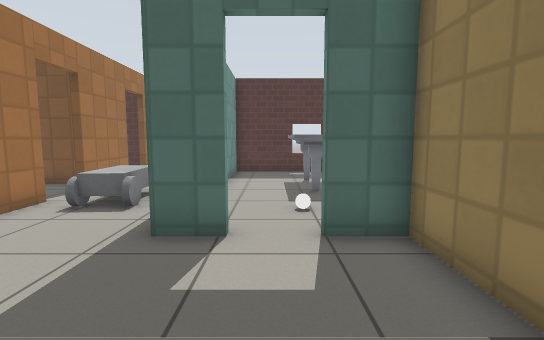
[1] (above)

22 first-person views from a walk through a world built for the Gazebo simulator. The camera is 0.9 m above the floor, tilts 6° down and sees 85° across. The floor is counted in squares, 0.5 m on a side. Each view is taken from the middle of a square. On the plan, view 1 faces up. The plan holds only what a view shows up to about 16 squares ahead; the rest is blank. Robots are left out. Simple patterns stand in for the simulator's built-in surfaces.

[2]
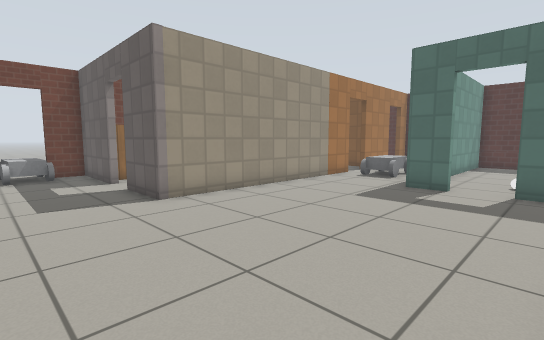

[3]
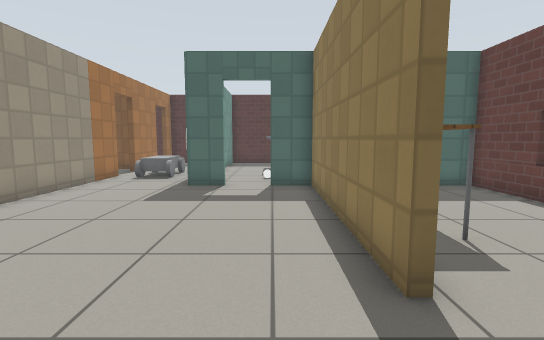

[4]
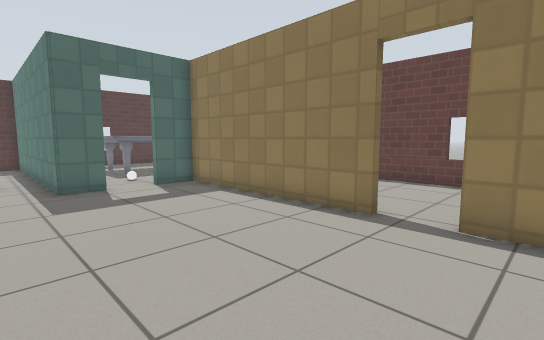

[5]
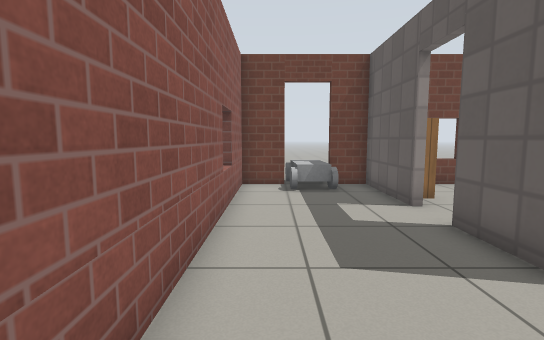

[6]
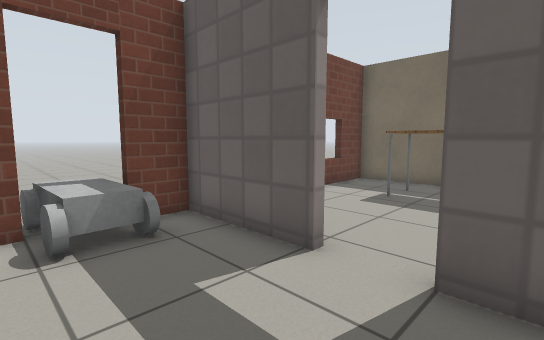

[7]
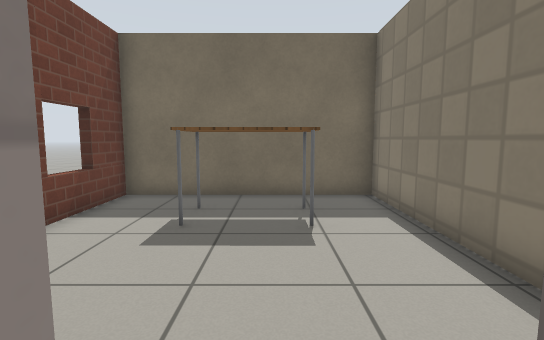

[8]
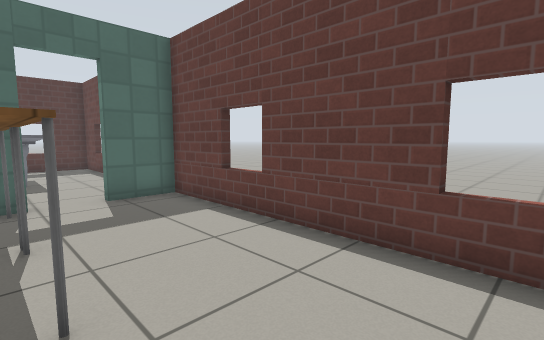

[9]
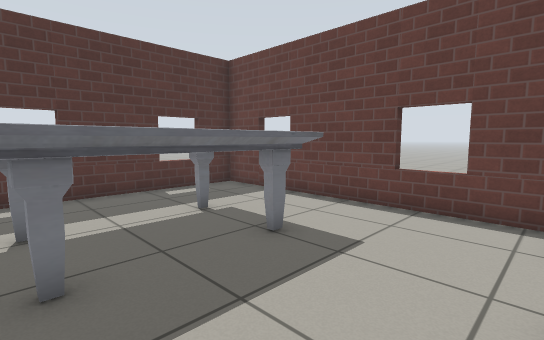

[10]
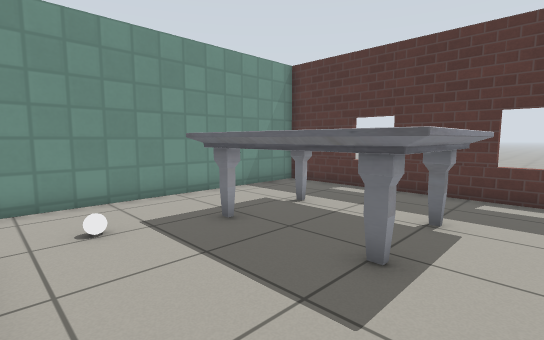

[11]
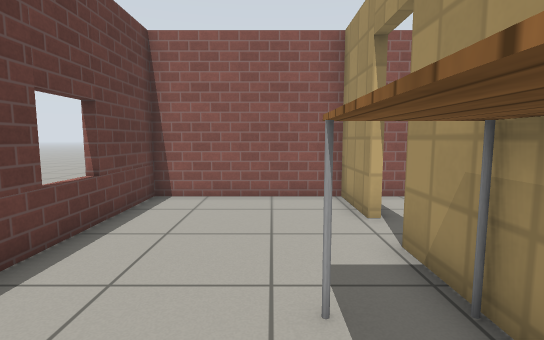

[12]
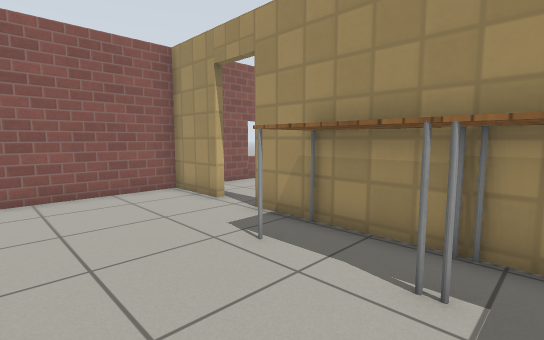

[13]
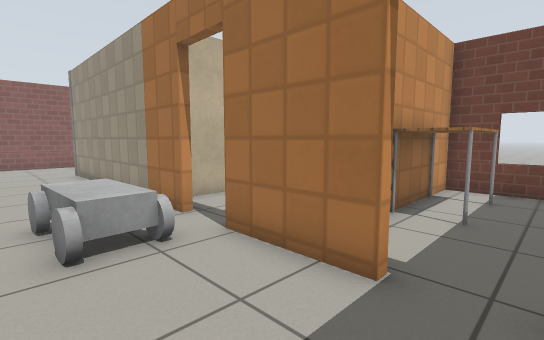

[14]
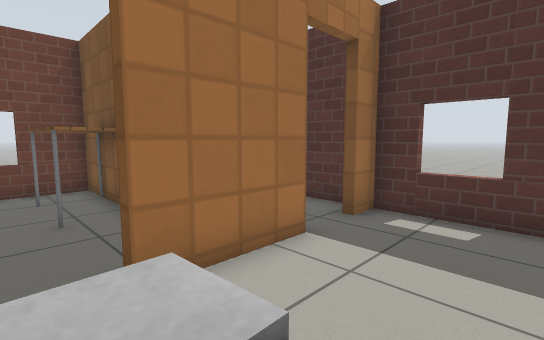

[15]
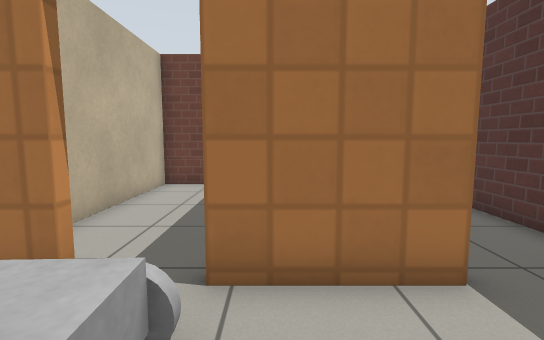

[16]
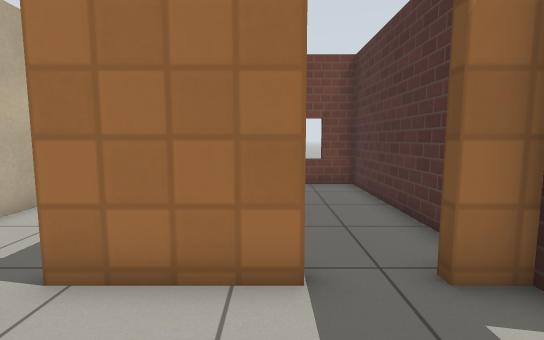

[17]
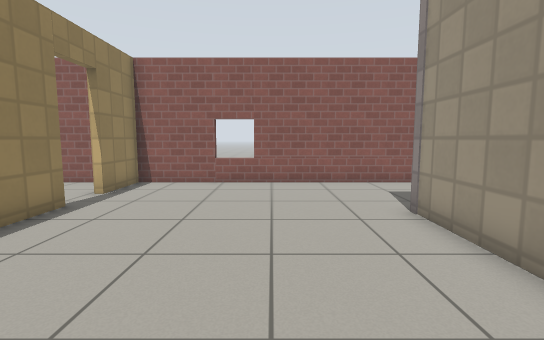

[18]
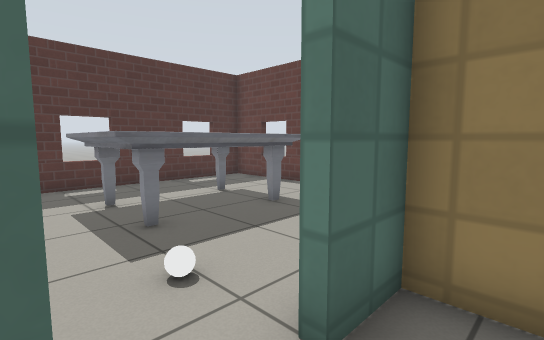

[19]
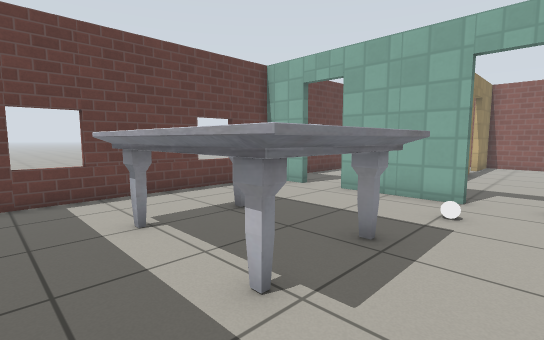

[20]
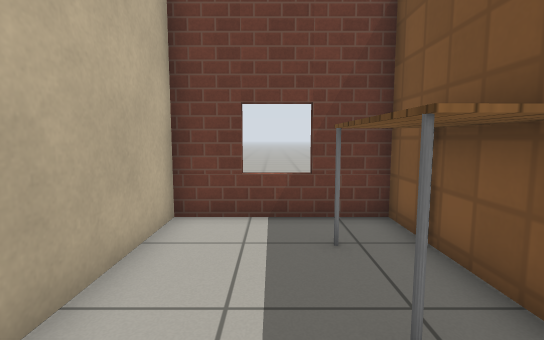

[21]
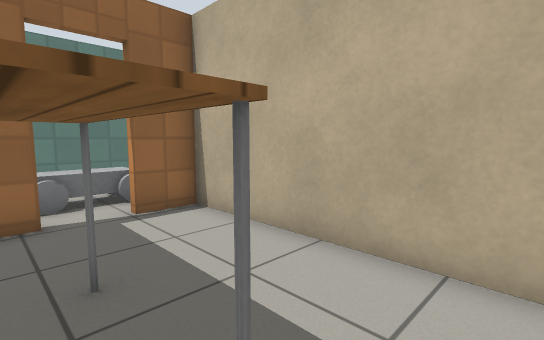

[22]
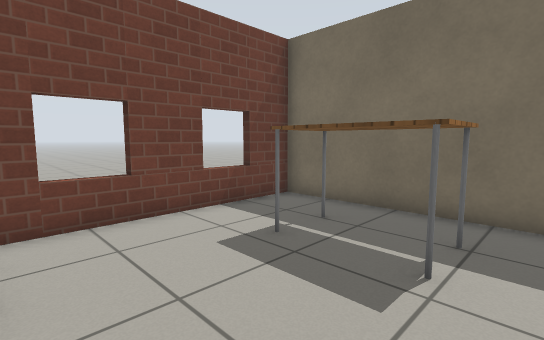

### Floor plan
Points are (right, up) in squares from view 1. A wall is a line through its corners. A room is listed if a view was taken in it or the views show most of it. See-through windows are left out.
Room 1 (views 1, 2, 3, 4, 5, 6, 7, 8, 11, 12, 13, 14, 15, 16, 17, 18)
walls: (-0.8, 5.3) (-2.2, 5.3) (-2.2, 15.1); (2.5, 1.4) (2.5, 2.5); (2.8, -0.4) (2.8, -2.9); (2.8, 2.6) (2.8, 1.5); (2.5, -2.9) (2.5, -0.5); (2.5, 5.3) (0.9, 5.3); (2.8, -4.5) (2.8, -7.2) (8.7, -7.2) (8.7, 5.3) (6.5, 5.3); (4.9, 5.3) (4.4, 5.3); (-6.5, 8.4) (-6.5, -2.3) (-9.1, -2.3); (-10.8, -2.3) (-14.7, -2.3) (-14.7, -3.6); (-6.5, 13.4) (-6.5, 10.2); (-14.7, -5.5) (-14.7, -7.2) (2.5, -7.2) (2.5, -4.5); (-3.1, 16.2) (-6.5, 16.2) (-6.5, 15.2)
ways out: open door at (0.3, 5.3) to room 2; open door at (5.7, 5.3) to room 2; open door at (-7, 9.5) to room 3; open door at (-9.5, -2) to room 4; open door at (-7, 14.5) to room 5; open door at (3, -3.5)
objects: car (-16, -5) to (-13, -4); car (-5, 8) to (-4, 10); table (3, -1) to (4, 1); table (3, 2) to (4, 5)
Room 2 (views 9, 10, 19)
walls: (6.5, 5.6) (8.7, 5.6) (8.7, 16.2) (-1.9, 16.2) (-1.9, 6.2); (0.9, 5.6) (4.9, 5.6)
ways out: open door at (0.3, 5.3) to room 1; open door at (5.7, 5.3) to room 1
objects: white ball (1, 8); marble table (1, 10) to (6, 13)
Room 3 (views 20, 21)
walls: (-12.4, 11.7) (-14.7, 11.7) (-14.7, 6.7) (-6.8, 6.7) (-6.8, 8.4); (-7.7, 11.7) (-9.1, 11.7)
low walls: (-6.8, 10.2) (-6.8, 10.9)
ways out: open door at (-7, 9.5) to room 1
objects: table (-13, 10) to (-10, 11)
Room 4 (view 22)
walls: (-6.8, 0.2) (-6.8, 6.4) (-14.7, 6.4) (-14.7, -0.9)
ways out: open door at (-9.5, -2) to room 1
objects: bookshelf (-13, -2) to (-12, -1); table (-12, 3) to (-9, 4)
Room 5 (no view inside)
walls: (-10.5, 12) (-10, 12); (-7.1, 16.2) (-14.7, 16.2) (-14.7, 12) (-12.4, 12)
ways out: open door at (-7, 14.5) to room 1
objects: table (-13, 12) to (-10, 13)

Where each view was taken, in squares from view 1:
view 1: 0 up, 0 right, facing up
view 2: 6 down, 2 right, facing up-left
view 3: 6 down, 1 right, facing up
view 4: 6 down, 4 left, facing up-right
view 5: 6 down, 3 left, facing left
view 6: 6 down, 8 left, facing up-left
view 7: 3 down, 10 left, facing up
view 8: 4 down, 4 right, facing up-right
view 9: 6 up, 1 right, facing up-right
view 10: 6 up, 7 right, facing up-left
view 11: 2 up, 5 right, facing down
view 12: 3 up, 8 right, facing down-left
view 13: 15 up, 3 left, facing down-left
view 14: 9 up, 3 left, facing up-left
view 15: 11 up, 3 left, facing left
view 16: 13 up, 3 left, facing left
view 17: 5 up, 3 left, facing down
view 18: 4 up, 1 left, facing up-right
view 19: 15 up, 1 left, facing down-right
view 20: 9 up, 8 left, facing left
view 21: 11 up, 14 left, facing down-right
view 22: 1 down, 8 left, facing up-left
